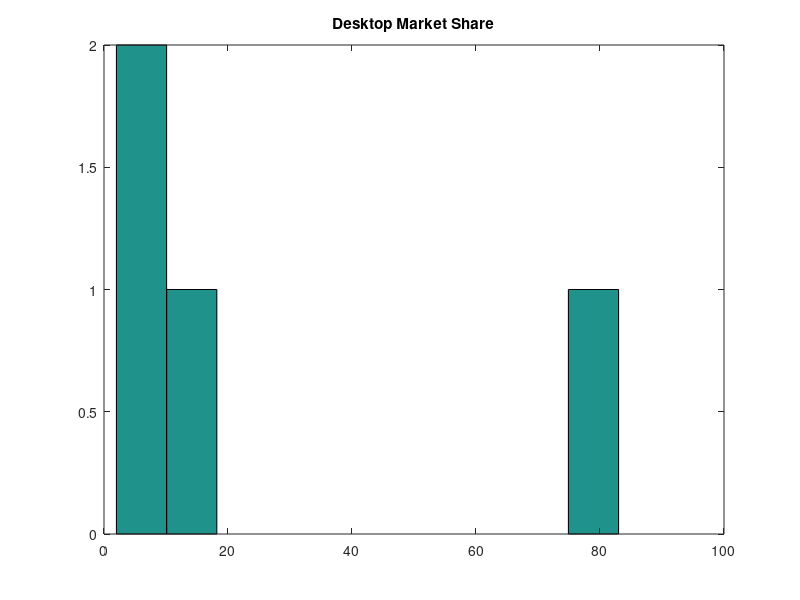

Recreate this plot in MATLAB.

desktops = [ 12 83 2 3 ];
chartType = input('Enter chart type: ', 's');

switch chartType
  case 'bar'
    bar(desktops)
  case 'barh'
    barh(desktops)
  case 'pie'
    pie(desktops)
  case 'pie3'
    pie3(desktops)
  otherwise
    hist(desktops)
end
title('Desktop Market Share')
